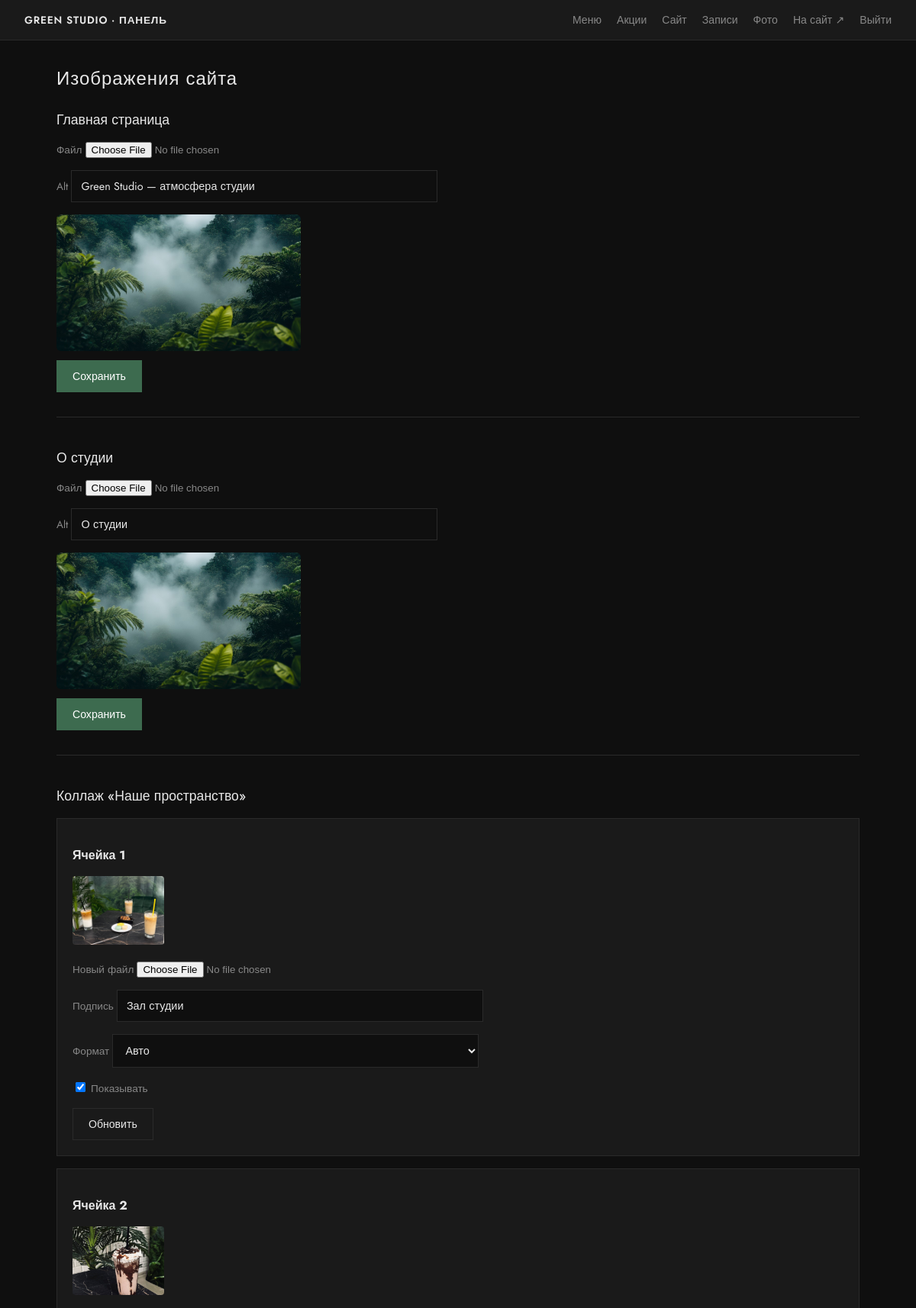
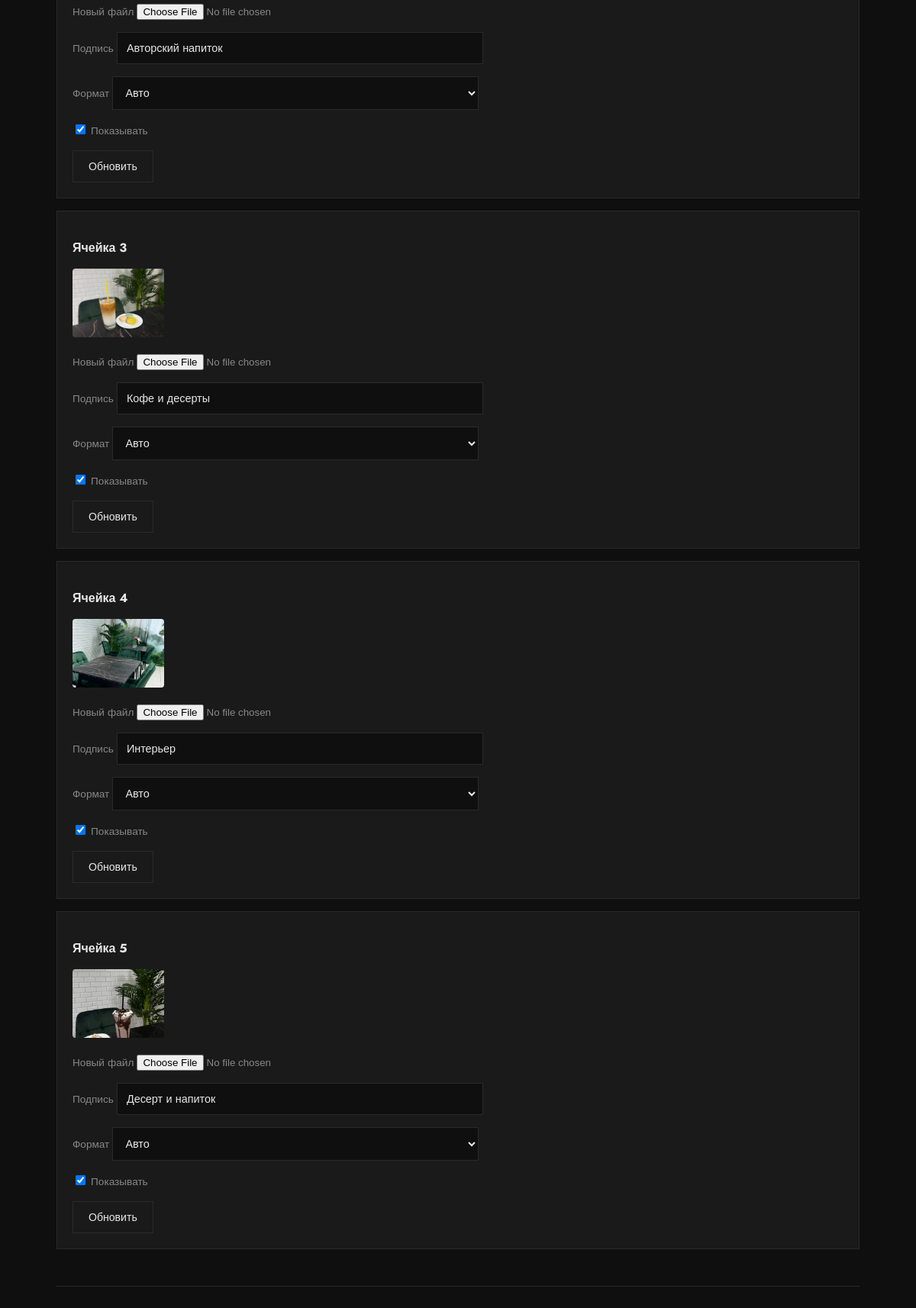
Page /panel/images/ (signed in) on the committed database (2 pictures, top to bottom).
### main/models.py (models this page shows, shortened)
class SiteImage(models.Model):
    KEY_CHOICES = [
        ('hero', 'Главная — фон'),
        ('about', 'О студии — фон'),
    ]
    key = models.CharField('Раздел', max_length=20, choices=KEY_CHOICES, unique=True)
    image = models.ImageField('Изображение', upload_to='site/')
    alt_text = models.CharField('Alt-текст', max_length=200, blank=True)
    updated_at = models.DateTimeField('Обновлено', auto_now=True)
    class Meta:
        verbose_name = 'Изображение страницы'
        verbose_name_plural = 'Изображения страниц'

class MosaicPhoto(models.Model):
    ASPECT_RATIO_CHOICES = GallerySlide.ASPECT_RATIO_CHOICES
    SLOT_CHOICES = [
        (1, '1 — большая слева'),
        (2, '2 — широкая справа сверху'),
        (3, '3 — маленькая по центру'),
        (4, '4 — широкая снизу'),
        (5, '5 — высокая справа'),
    ]
    slot = models.PositiveSmallIntegerField('Ячейка', choices=SLOT_CHOICES, unique=True)
    image = models.ImageField('Фото', upload_to='mosaic/')
    aspect_ratio = models.CharField(
        'Формат',
        max_length=10,
        choices=ASPECT_RATIO_CHOICES,
        default='auto',
        help_text='Авто — показывать в исходных пропорциях.',
    )
    alt_text = models.CharField('Подпись', max_length=200, blank=True)
    is_active = models.BooleanField('Показывать', default=True)
    updated_at = models.DateTimeField('Обновлено', auto_now=True)
    class Meta:
        verbose_name = 'Фото коллажа'
        verbose_name_plural = 'Коллаж «Наше пространство»'
        ordering = ['slot']

### main/panel_views.py (the view, shortened to what this page needs)
# urls.py: path('panel/images/', panel_views.panel_images, name='panel_images'),
@login_required(login_url='panel_login')
@staff_required
def panel_images(request):
    site_images = {img.key: img for img in SiteImage.objects.all()}
    return render(request, 'panel/images.html', {
        'hero': site_images.get('hero'),
        'about': site_images.get('about'),
        'mosaic': MosaicPhoto.objects.order_by('slot'),
    })

### main/context_processors.py (called while the page is built, shortened)
def site_settings(request):
    if request.path.startswith('/panel/') or request.path.startswith('/admin/'):
        return {'site_settings': SiteSettings.get_solo()}

### main/models.py (called while the page is built)
    @classmethod
    def get_solo(cls):
        obj, _ = cls.objects.get_or_create(pk=1)
        return obj

### main/panel_views.py (called while the page is built)
def staff_required(view):
    return user_passes_test(lambda u: u.is_active and u.is_staff)(view)

### main/templates/panel/images.html (shortened to what this page needs)
{% extends 'panel/base.html' %}
{% block content %}
<h1 class="panel-h1">Изображения сайта</h1>
<section class="panel-section">
    <h2>Главная страница</h2>
    <form method="post" enctype="multipart/form-data" class="panel-form">
        <p><label>Файл <input type="file" name="image" accept="image/*"></label></p>
        <p><label>Alt <input type="text" name="alt_text" value="{{ hero.alt_text|default:'' }}"></label></p>
        {% if hero and hero.image %}<img src="{{ hero.image.url }}" alt="" class="panel-preview">{% endif %}
        <button type="submit" class="panel-btn panel-btn--primary">Сохранить</button>
    </form>
</section>
<section class="panel-section">
    <h2>О студии</h2>
    <form method="post" enctype="multipart/form-data" class="panel-form">
        <p><label>Файл <input type="file" name="image" accept="image/*"></label></p>
        <p><label>Alt <input type="text" name="alt_text" value="{{ about.alt_text|default:'' }}"></label></p>
        {% if about and about.image %}<img src="{{ about.image.url }}" alt="" class="panel-preview">{% endif %}
        <button type="submit" class="panel-btn panel-btn--primary">Сохранить</button>
    </form>
</section>
<section class="panel-section">
    <h2>Коллаж «Наше пространство»</h2>
    {% for photo in mosaic %}
    <form method="post" enctype="multipart/form-data" class="panel-form panel-form--inline">
        <p><strong>Ячейка {{ photo.slot }}</strong></p>
        {% if photo.image %}<img src="{{ photo.image.url }}" alt="" class="panel-thumb panel-thumb--lg">{% endif %}
        <p><label>Новый файл <input type="file" name="image" accept="image/*"></label></p>
        <p><label>Подпись <input type="text" name="alt_text" value="{{ photo.alt_text|default:'' }}"></label></p>
        <p><label>Формат
            <select name="aspect_ratio">
                <option value="auto"{% if photo.aspect_ratio|default:'auto' == 'auto' %} selected{% endif %}>Авто</option>
            </select>
        </label></p>        <p><label><input type="checkbox" name="is_active" {% if photo.is_active %}checked{% endif %}> Показывать</label></p>
        <button type="submit" class="panel-btn">Обновить</button>
    </form>
    {% empty %}
    <p class="panel-hint">Запустите <code>python manage.py load_site_images --force</code></p>
    {% endfor %}
</section>
{% endblock %}

### main/static/css/panel.css (style rules this page uses)
:root { --panel-bg: #0f0f0f; --panel-surface: #1a1a1a; --panel-border: #2a2a2a; --panel-text: #e8e8e8; --panel-muted: #888; --panel-green: #3d6b4f; --panel-green-hover: #4a7d5e; --panel-danger: #a04444; }
*, *::before, *::after { box-sizing: border-box; }
body.panel-body { margin: 0; font-family: 'Jost', sans-serif; background: var(--panel-bg); color: var(--panel-text); min-height: 100vh; }
.panel-h1 { font-size: 1.5rem; font-weight: 500; margin: 0 0 24px; letter-spacing: 0.04em; }
.panel-btn { display: inline-block; padding: 10px 20px; border: 1px solid var(--panel-border); background: var(--panel-surface); color: var(--panel-text); text-decoration: none; font-family: inherit; font-size: 0.88rem; cursor: pointer; transition: background 0.2s, border-color 0.2s; }
.panel-btn--primary { background: var(--panel-green); border-color: var(--panel-green); color: #fff; }
.panel-thumb { width: 48px; height: 48px; object-fit: cover; border-radius: 4px; }
.panel-thumb--lg { width: 120px; height: 90px; }
.panel-preview { max-width: 320px; max-height: 200px; object-fit: cover; border-radius: 6px; margin: 12px 0; display: block; }
.panel-form p { margin-bottom: 16px; }
.panel-form label { display: block; margin-bottom: 6px; font-size: 0.85rem; color: var(--panel-muted); }
.panel-form input[type="text"], .panel-form input[type="number"], .panel-form input[type="email"], .panel-form input[type="password"], .panel-form textarea, .panel-form select { width: 100%; max-width: 480px; padding: 10px 12px; background: var(--panel-bg); border: 1px solid var(--panel-border); color: var(--panel-text); font-family: inherit; font-size: 0.9rem; }
.panel-section { margin-bottom: 40px; padding-bottom: 32px; border-bottom: 1px solid var(--panel-border); }
.panel-section h2 { font-size: 1.1rem; font-weight: 500; margin: 0 0 16px; }
.panel-form--inline { padding: 20px; background: var(--panel-surface); border: 1px solid var(--panel-border); margin-bottom: 16px; }

### rows in the picture
SiteImage: alt_text "Green Studio — атмосфера студии", image (picture)
SiteImage: alt_text "О студии", image (picture)
MosaicPhoto: slot "1", image (picture), alt_text "Зал студии", aspect_ratio "Авто", is_active "☑"
MosaicPhoto: slot "2", image (picture), alt_text "Авторский напиток", aspect_ratio "Авто", is_active "☑"
MosaicPhoto: slot "3", image (picture), alt_text "Кофе и десерты", aspect_ratio "Авто", is_active "☑"
MosaicPhoto: slot "4", image (picture), alt_text "Интерьер", aspect_ratio "Авто", is_active "☑"
MosaicPhoto: slot "5", image (picture), alt_text "Десерт и напиток", aspect_ratio "Авто", is_active "☑"
